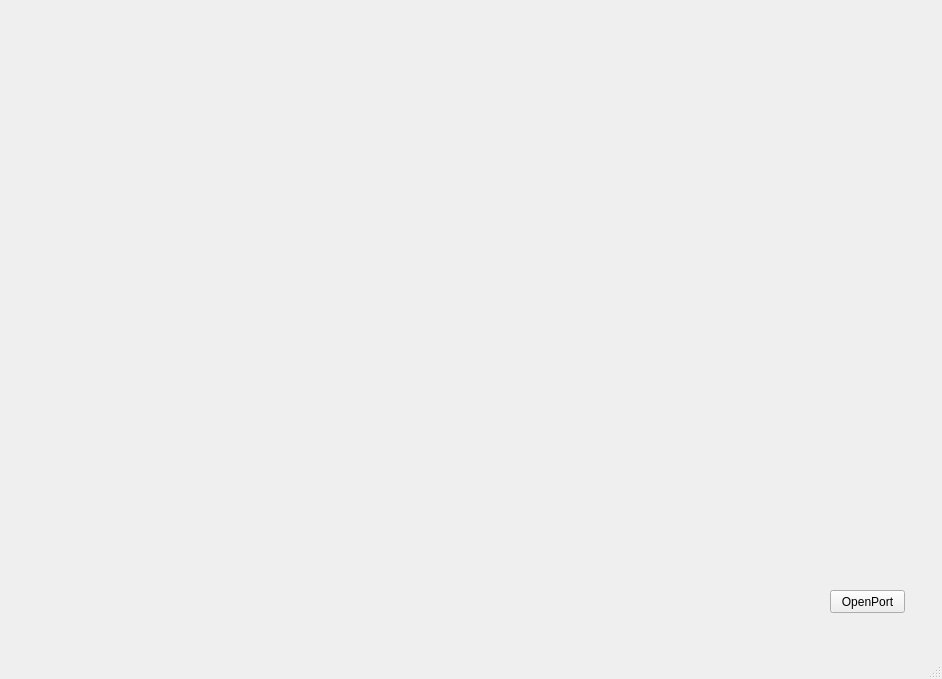
<?xml version="1.0" encoding="UTF-8"?>
<ui version="4.0">
 <class>MainWindow</class>
 <widget class="QMainWindow" name="MainWindow">
  <property name="geometry">
   <rect>
    <x>0</x>
    <y>0</y>
    <width>942</width>
    <height>679</height>
   </rect>
  </property>
  <property name="windowTitle">
   <string>SerialPlotterApp</string>
  </property>
  <widget class="QWidget" name="centralwidget">
   <widget class="QCustomPlot" name="CustomPlot" native="true">
    <property name="geometry">
     <rect>
      <x>49</x>
      <y>9</y>
      <width>861</width>
      <height>561</height>
     </rect>
    </property>
   </widget>
   <widget class="QPushButton" name="btn_open_port">
    <property name="geometry">
     <rect>
      <x>830</x>
      <y>590</y>
      <width>75</width>
      <height>23</height>
     </rect>
    </property>
    <property name="text">
     <string>OpenPort</string>
    </property>
   </widget>
  </widget>
  <widget class="QMenuBar" name="menubar">
   <property name="geometry">
    <rect>
     <x>0</x>
     <y>0</y>
     <width>942</width>
     <height>21</height>
    </rect>
   </property>
  </widget>
  <widget class="QStatusBar" name="statusbar"/>
 </widget>
 <customwidgets>
  <customwidget>
   <class>QCustomPlot</class>
   <extends>QWidget</extends>
   <header location="global">qcustomplot.h</header>
   <container>1</container>
  </customwidget>
 </customwidgets>
 <resources/>
 <connections/>
</ui>
